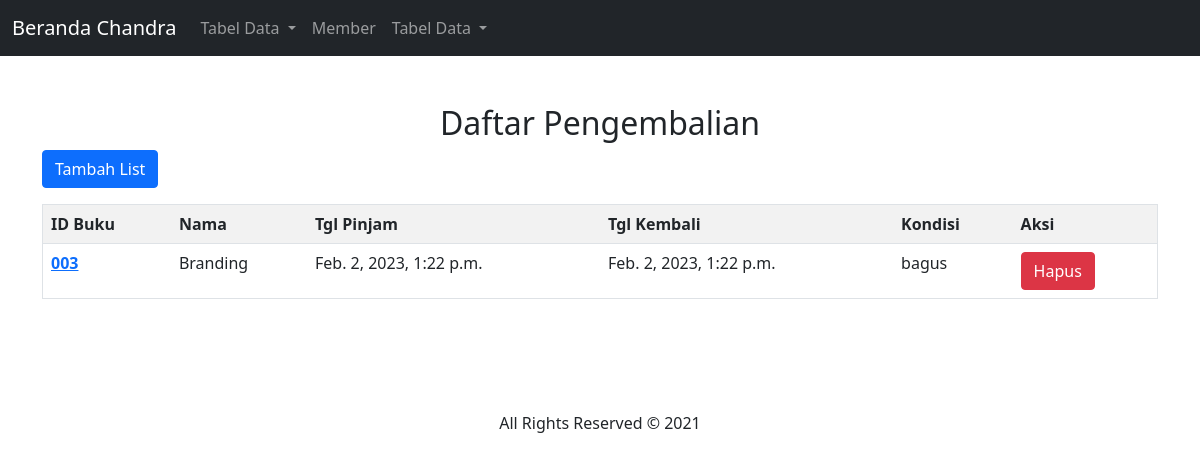
Page /kembali/ on the committed database.
### dashboard/models.py (models this page shows, shortened)
class Kembali(models.Model):
    id_buku=models.CharField(max_length=10)
    nama=models.CharField(max_length=8)
    tgl_pinjam=models.DateTimeField(auto_now_add=True)
    tgl_kembali=models.DateTimeField(auto_now_add=True)
    kondisi=models.CharField(max_length=15)

### dashboard/views.py (the view)
# urls.py: path('kembali/',buku_kembali, name = "kembali"),
def buku_kembali(request):
    kembalis=Kembali.objects.all()
    konteks={
        'kembalis':kembalis,
    }
    return render(request,'kembali.html',konteks)

### templates/kembali.html (shortened to what this page needs)
<link href="https://cdn.jsdelivr.net/npm/bootstrap@5.0.2/dist/css/bootstrap.min.css" rel="stylesheet">
{% load static %}
{% block content %}
<!DOCTYPE html>
<html lang="en">
  <head>
    <link
      href="https://cdn.jsdelivr.net/npm/bootstrap@5.0.0-beta3/dist/css/bootstrap.min.css"
      rel="stylesheet"
    />
    <link
      rel="stylesheet"
      href="https://pro.fontawesome.com/releases/v5.10.0/css/all.css"
    />
    <link rel="stylesheet" href="{% static 'css/style.css'%}" />
  </head>
  <body>
    <nav class="navbar navbar-expand-lg navbar-dark bg-dark">
        <div class="container-fluid">
          <a class="navbar-brand" href="{% url 'index' %}">Beranda Chandra</a>
          <div class="collapse navbar-collapse" id="navbarSupportedContent">
            <ul class="navbar-nav me-auto mb-2 mb-lg-0">
              <li class="nav-item dropdown">
                <a class="nav-link dropdown-toggle" href="#" id="navbarDropdown" role="button" data-bs-toggle="dropdown" aria-expanded="false">
                  Tabel Data
                </a>
              </li>
                <li class="nav-item">
                <a class="nav-link" href="{% url 'member' %}">Member</a>
              </li>
              <li class="nav-item dropdown">
                <a class="nav-link dropdown-toggle" href="#" id="navbarDropdown" role="button" data-bs-toggle="dropdown" aria-expanded="false">
                  Tabel Data
                </a>
              </li>
            </ul>
          </div>
        </div>
      </nav>
    <div class="container-fluid layanan pt-5 pb-5">
      <div class="container">
        <h2 class="align-center text-center">Daftar Pengembalian</h2>
        <p>
          <a href="/addkembali" class="btn btn-primary">Tambah List</a>
        </p>
        <table border="1" class="table table-striped">
            <tr>
                <th>ID Buku</th>
                <th>Nama</th>
                <th>Tgl Pinjam</th>
                <th>Tgl Kembali</th>
                <th>Kondisi</th>
                <th>Aksi</th>
            </tr>
        {% for Kembali in kembalis %}
        <tr>
            <th><a href="/ubahkembali/{{Kembali.id}}">{{ Kembali.id_buku }}</a></th>
            <td>{{ Kembali.nama }}</td>
            <td>{{ Kembali.tgl_pinjam }}</td>
            <td>{{ Kembali.tgl_kembali }}</td>
            <td>{{ Kembali.kondisi }}</td>
            <td><button type="button" class="btn btn-danger" data-bs-toggle="modal" data-bs-target="#hapus-{{Kembali.id}}">Hapus</button>
            </td>
        </tr>
        {% endfor %}
        </table>
        {% endblock %}
        </div>
      </div>
    <div class="container text-center pt-5 pb-5">
      All Rights Reserved &copy; 2021
    </div>
  </body>
</html>

### rows in the picture
Kembali: id_buku "003", nama "Branding", tgl_pinjam "Feb. 2, 2023, 1:22 p.m.", tgl_kembali "Feb. 2, 2023, 1:22 p.m.", kondisi "bagus"
